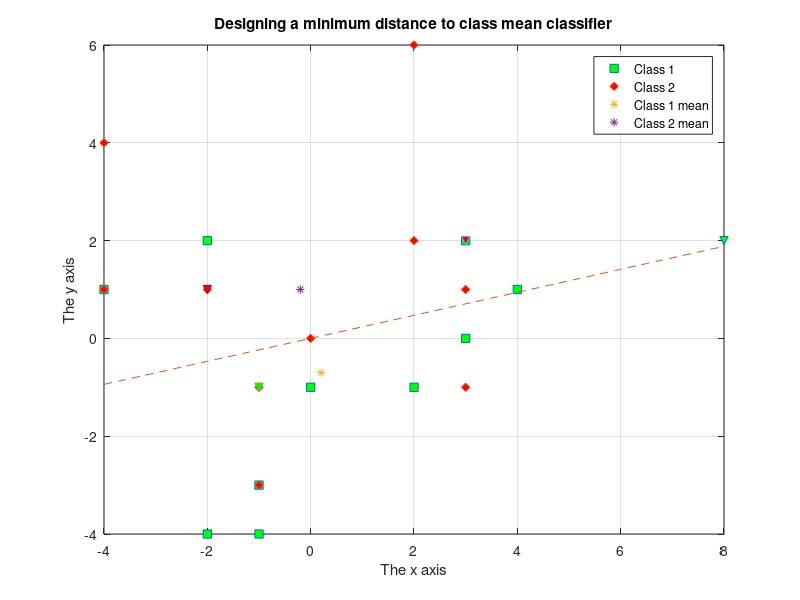

This chart was generated by the following MATLAB code:
% Given sets
%class1 = [2 2; 3 1; 3 3; -1 -3; 4 2; -2 -2];
%class2 = [0 0; -2 2; -1 -1; -4 2; -4 3; 2 6];

class1 = [2 -1;3 0;3 2;-1 -3;4 1;-2 -4;0 -1;-2 2;-1 -4;-4 1];
class2 = [0 0;-2 1;-1 -1;-4 4;-4 1;2 6;2 2;3 1;3 -1;-1 -3];

% Plotting all samples in a graph 
plot(class1(:,1),class1(:,2),'s','MarkerFaceColor','g');
hold on;

plot(class2(:,1),class2(:,2),'d','MarkerFaceColor','r');


% Calculating means of class 1 and 2

mean1 = [ mean(class1(:,1)) mean(class1(:,2))];

plot(mean1(1),mean1(2),'*','MarkerFaceColor','g');
mean2 = [ mean(class2(:,1)) mean(class2(:,2))];
plot(mean2(1),mean2(2),'*','MarkerFaceColor','r');
% Sample points
x = [-1 -1; 3 2; -2 1; 8 2];
% Plotting the sample points

for n = 1:4   
 %dist1=sqrt( ( mean1(1)-x(n) )^2 + ( mean1(2)-x(n+4) )^2 );
 %dist2=sqrt( ( mean2(1)-x(n) )^2 + ( mean2(2)-x(n+4) )^2 ); 
 
 %if dist1 < dist2
  %  plot(x(n,1),x(n,2),'v','MarkerFaceColor','g');
 %else
  %  plot(x(n,1),x(n,2),'v','MarkerFaceColor','r');
 %end
 
 val1 = x(n,:) * mean1'  - .5 * (mean1 * mean1');
 val2 = x(n,:) * mean2'  - .5 * (mean2 * mean2');
 
 if val1 > val2
    plot(x(n,1),x(n,2),'v','MarkerFaceColor','g');
 else
    plot(x(n,1),x(n,2),'v','MarkerFaceColor','r');
 end
 
end

% Calculating decision boundary between two classes

coeff=mean1-mean2;
const= -0.5*det((mean1' * mean1)- (mean2' * mean2));
xvalue = -4:0.1:8;
for i=1:length(xvalue)
    yvalue(:,i) = -((coeff(1,1)* xvalue(:,i)+const)/coeff(1,2));
end
final_xy_matrix=[xvalue',yvalue'];
plot(final_xy_matrix(:,1),final_xy_matrix(:,2),'--','MarkerFaceColor','y');


legend('Class 1','Class 2','Class 1 mean','Class 2 mean');

title('Designing a minimum distance to class mean classifier');
grid;
ylabel('The y axis');
xlabel('The x axis');
hold off;
